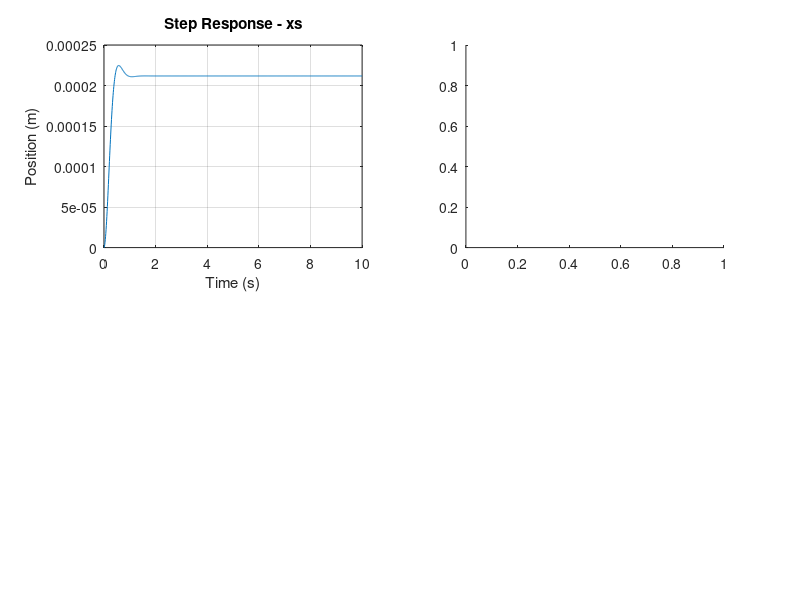

Source code (MATLAB): (Note: this script raises an error after producing the figure.)
% Define system parameters
M1 = 700;  % kg
M2 = 90;   % kg
k1 = 62000;  % N/m
k2 = 570000;  % N/m
b1 = 500;    % N.s/m
b2 = 22500;  % N.s/m

% Define system matrix A
A = [0, 1, 0, 0;
     0, 0, -88.6, -0.7;
     0, 0, 0, 1;
     6333.3, 250, -7110.8, -256.3];

% Define input matrix B
B = [0;
     1/M1;
     0;
     1/M2];

% Define output matrix C
C = [0 0 1 0];

% Define direct transmission matrix D
D = 0;

% Check controllability of the system
phic = ctrb(A, B);  % Controllability matrix
rank_phic = rank(phic);  % Rank of controllability matrix
disp(['Controllability Matrix Rank: ', num2str(rank_phic)]);

% Check observability of the system
phio = obsv(A, C);  % Observability matrix
rank_phio = rank(phio);  % Rank of observability matrix
disp(['Observability Matrix Rank: ', num2str(rank_phio)]);

% Desired performance metrics based on PID results
settling_time = 0.77725;  % seconds
overshoot = 7.269 / 100;  % as a fraction

% Calculate natural frequency and damping ratio
zeta = -log(overshoot) / sqrt(pi^2 + log(overshoot)^2);
omega_n = 4 / (zeta * settling_time);

% Calculate desired poles
p1 = -zeta * omega_n + omega_n * sqrt(1 - zeta^2) * 1i;
p2 = -zeta * omega_n - omega_n * sqrt(1 - zeta^2) * 1i;
p3 = 5 * real(p1);  % Place remaining poles further left in the s-plane
p4 = 5 * real(p2);

desired_poles = [p1, p2, p3, p4];
disp('Desired Poles:');
disp(desired_poles);

% Design state feedback controller using acker
K = acker(A, B, desired_poles);

% Closed-loop system
Acl = A - B * K;
sys_cl = ss(Acl, B, C, D);

% Simulate step response
t = 0:0.01:10;  % Time vector for simulation
[y, t, x] = step(sys_cl, t);

% Plot 4 graphs for each state variable
figure;
subplot(2, 2, 1);
plot(t, y(:,1));
title('Step Response - xs');
xlabel('Time (s)');
ylabel('Position (m)');
grid on;

subplot(2, 2, 2);
plot(t, y(:,2));
title('Step Response - xs dot');
xlabel('Time (s)');
ylabel('Velocity (m/s)');
grid on;

subplot(2, 2, 3);
plot(t, y(:,3));
title('Step Response - y');
xlabel('Time (s)');
ylabel('Position (m)');
grid on;

subplot(2, 2, 4);
plot(t, y(:,4));
title('Step Response - y sot');
xlabel('Time (s)');
ylabel('Velocity (m/s)');
grid on;

% Analyze performance metrics of the closed-loop system
info = stepinfo(y(:,1), t);
disp('Performance Metrics of the Closed-Loop System:');
disp(['Settling Time: ', num2str(info.SettlingTime), ' seconds']);
disp(['Overshoot: ', num2str(info.Overshoot), ' %']);
disp(['Rise Time: ', num2str(info.RiseTime), ' seconds']);
